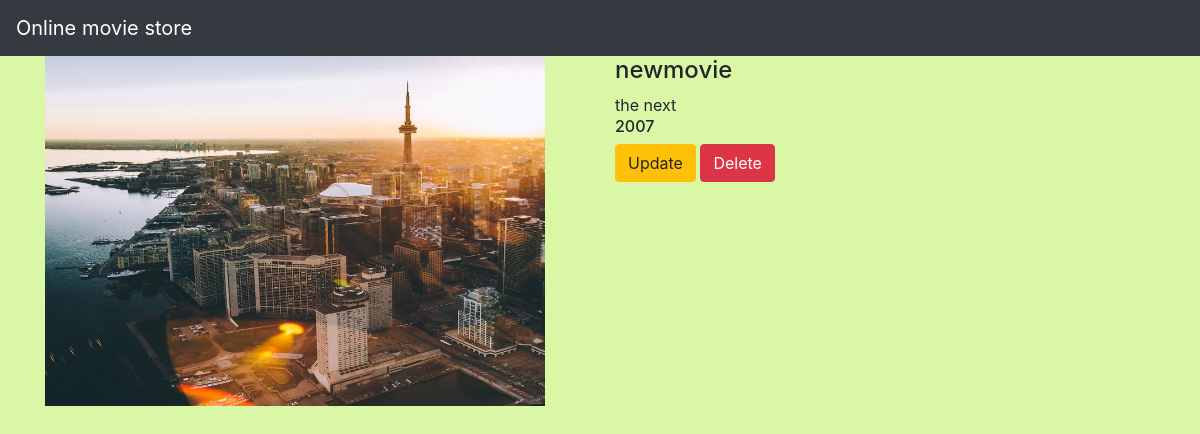
The page /movie/8/ on the database its author committed.
### movieapp/models.py (models this page shows, shortened)
class movies(models.Model):
    name=models.CharField(max_length=50)
    desc=models.TextField()
    year=models.IntegerField()
    img=models.ImageField(upload_to='imgs')

### movieapp/views.py (the view)
# urls.py: path('movie/<int:movies_id>/',views.details,name="details"),
def details(request,movies_id):
    movie=movies.objects.get(id=movies_id)
    return render(request,"details.html",{'movie':movie})

### templates/details.html (shortened to what this page needs)
<!DOCTYPE html>
<html lang="en">
<head>
</head>
<body>
{% extends 'base.html' %}
{% block body %}
<div class="container">
    <div class="row">
        <div class="col-md-6">
            <img src="{{movie.img.url}}" width="500" height="350"><br>
        </div>
<div class="col-md-6">
    <h4>{{movie.name}}</h4>
            {{movie.desc}}
            <h6>{{movie.year}}</h6>
        <a class="btn btn-warning" href="{% url 'movieapp:update' movie.id %}">Update</a>
    <a class="btn btn-danger" href="{% url 'movieapp:delete' movie.id %}">Delete</a>
</div>
  </div>
</div>
{% endblock %}

### static/style.css (style rules this page uses)
body { background-color:#DAF7A6; }

### rows shown on the page
movies: img (picture), name "newmovie", desc "the next", year "2007"
